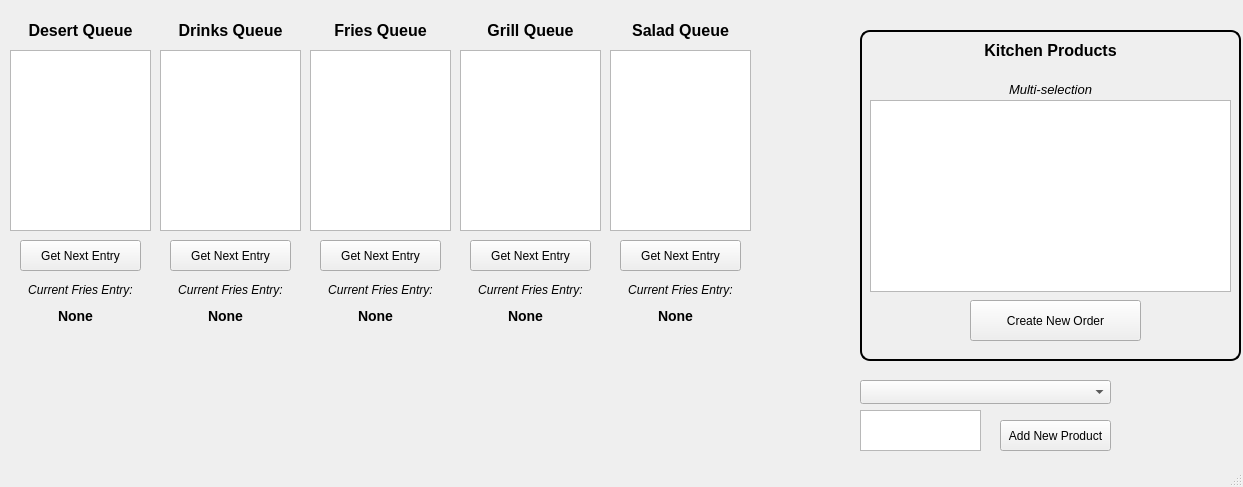
<?xml version="1.0" encoding="UTF-8"?>
<ui version="4.0">
 <class>MainWindow</class>
 <widget class="QMainWindow" name="MainWindow">
  <property name="windowModality">
   <enum>Qt::NonModal</enum>
  </property>
  <property name="geometry">
   <rect>
    <x>0</x>
    <y>0</y>
    <width>1243</width>
    <height>487</height>
   </rect>
  </property>
  <property name="windowTitle">
   <string>MainWindow</string>
  </property>
  <widget class="QWidget" name="centralwidget">
   <widget class="QTableView" name="Tv_Products">
    <property name="geometry">
     <rect>
      <x>870</x>
      <y>100</y>
      <width>361</width>
      <height>192</height>
     </rect>
    </property>
    <property name="editTriggers">
     <set>QAbstractItemView::NoEditTriggers</set>
    </property>
    <property name="selectionMode">
     <enum>QAbstractItemView::MultiSelection</enum>
    </property>
    <property name="selectionBehavior">
     <enum>QAbstractItemView::SelectRows</enum>
    </property>
   </widget>
   <widget class="QLabel" name="label">
    <property name="geometry">
     <rect>
      <x>870</x>
      <y>30</y>
      <width>361</width>
      <height>41</height>
     </rect>
    </property>
    <property name="text">
     <string>&lt;html&gt;&lt;head/&gt;&lt;body&gt;&lt;p align=&quot;center&quot;&gt;&lt;span style=&quot; font-size:12pt; font-weight:700;&quot;&gt;Kitchen Products&lt;/span&gt;&lt;/p&gt;&lt;/body&gt;&lt;/html&gt;</string>
    </property>
   </widget>
   <widget class="QLabel" name="label_2">
    <property name="geometry">
     <rect>
      <x>870</x>
      <y>80</y>
      <width>361</width>
      <height>20</height>
     </rect>
    </property>
    <property name="text">
     <string>&lt;html&gt;&lt;head/&gt;&lt;body&gt;&lt;p align=&quot;center&quot;&gt;&lt;span style=&quot; font-size:10pt; font-style:italic;&quot;&gt;Multi-selection&lt;/span&gt;&lt;/p&gt;&lt;/body&gt;&lt;/html&gt;</string>
    </property>
   </widget>
   <widget class="QListView" name="Lv_FriesEntries">
    <property name="geometry">
     <rect>
      <x>310</x>
      <y>50</y>
      <width>141</width>
      <height>181</height>
     </rect>
    </property>
    <property name="font">
     <font>
      <pointsize>10</pointsize>
     </font>
    </property>
    <property name="styleSheet">
     <string notr="true">QListView::item {
    text-align: center;
}</string>
    </property>
    <property name="editTriggers">
     <set>QAbstractItemView::NoEditTriggers</set>
    </property>
    <property name="selectionMode">
     <enum>QAbstractItemView::NoSelection</enum>
    </property>
   </widget>
   <widget class="QLabel" name="label_3">
    <property name="geometry">
     <rect>
      <x>310</x>
      <y>10</y>
      <width>141</width>
      <height>41</height>
     </rect>
    </property>
    <property name="text">
     <string>&lt;html&gt;&lt;head/&gt;&lt;body&gt;&lt;p align=&quot;center&quot;&gt;&lt;span style=&quot; font-size:12pt; font-weight:700;&quot;&gt;Fries Queue&lt;/span&gt;&lt;/p&gt;&lt;/body&gt;&lt;/html&gt;</string>
    </property>
   </widget>
   <widget class="QPushButton" name="Bt_GetNextFriesEntry">
    <property name="geometry">
     <rect>
      <x>320</x>
      <y>240</y>
      <width>121</width>
      <height>31</height>
     </rect>
    </property>
    <property name="text">
     <string>Get Next Entry</string>
    </property>
   </widget>
   <widget class="QLabel" name="label_4">
    <property name="geometry">
     <rect>
      <x>320</x>
      <y>280</y>
      <width>121</width>
      <height>21</height>
     </rect>
    </property>
    <property name="text">
     <string>&lt;html&gt;&lt;head/&gt;&lt;body&gt;&lt;p align=&quot;center&quot;&gt;&lt;span style=&quot; font-style:italic;&quot;&gt;Current Fries Entry:&lt;/span&gt;&lt;/p&gt;&lt;/body&gt;&lt;/html&gt;</string>
    </property>
   </widget>
   <widget class="QLabel" name="La_CurrentFriesEntry">
    <property name="geometry">
     <rect>
      <x>320</x>
      <y>300</y>
      <width>111</width>
      <height>31</height>
     </rect>
    </property>
    <property name="styleSheet">
     <string notr="true">QLabel { font-weight: bold; font-size: 14px; text-align: center; alignment: center; }</string>
    </property>
    <property name="text">
     <string>None</string>
    </property>
    <property name="alignment">
     <set>Qt::AlignCenter</set>
    </property>
   </widget>
   <widget class="QFrame" name="frame">
    <property name="geometry">
     <rect>
      <x>860</x>
      <y>30</y>
      <width>381</width>
      <height>331</height>
     </rect>
    </property>
    <property name="styleSheet">
     <string notr="true">QFrame {
    border-width: 2px;      /* Define a largura da borda */
    border-style: solid;    /* Define o estilo da borda (pode ser solid, dashed, etc.) */
    border-color: black;    /* Define a cor da borda */
    border-radius: 10px;    /* Define o raio de arredondamento dos cantos, se desejado */
}
</string>
    </property>
    <property name="frameShape">
     <enum>QFrame::StyledPanel</enum>
    </property>
    <property name="frameShadow">
     <enum>QFrame::Raised</enum>
    </property>
   </widget>
   <widget class="QPushButton" name="Bt_NewOrder">
    <property name="geometry">
     <rect>
      <x>970</x>
      <y>300</y>
      <width>171</width>
      <height>41</height>
     </rect>
    </property>
    <property name="text">
     <string>Create New Order</string>
    </property>
   </widget>
   <widget class="QLabel" name="La_CurrentDesertEntry">
    <property name="geometry">
     <rect>
      <x>20</x>
      <y>300</y>
      <width>111</width>
      <height>31</height>
     </rect>
    </property>
    <property name="styleSheet">
     <string notr="true">QLabel { font-weight: bold; font-size: 14px; text-align: center; alignment: center; }</string>
    </property>
    <property name="text">
     <string>None</string>
    </property>
    <property name="alignment">
     <set>Qt::AlignCenter</set>
    </property>
   </widget>
   <widget class="QLabel" name="label_5">
    <property name="geometry">
     <rect>
      <x>10</x>
      <y>10</y>
      <width>141</width>
      <height>41</height>
     </rect>
    </property>
    <property name="text">
     <string>&lt;html&gt;&lt;head/&gt;&lt;body&gt;&lt;p align=&quot;center&quot;&gt;&lt;span style=&quot; font-size:12pt; font-weight:700;&quot;&gt;Desert Queue&lt;/span&gt;&lt;/p&gt;&lt;/body&gt;&lt;/html&gt;</string>
    </property>
   </widget>
   <widget class="QPushButton" name="Bt_GetNextDesertEntry">
    <property name="geometry">
     <rect>
      <x>20</x>
      <y>240</y>
      <width>121</width>
      <height>31</height>
     </rect>
    </property>
    <property name="text">
     <string>Get Next Entry</string>
    </property>
   </widget>
   <widget class="QListView" name="Lv_DesertEntries">
    <property name="geometry">
     <rect>
      <x>10</x>
      <y>50</y>
      <width>141</width>
      <height>181</height>
     </rect>
    </property>
    <property name="font">
     <font>
      <pointsize>10</pointsize>
     </font>
    </property>
    <property name="styleSheet">
     <string notr="true">QListView::item {
    text-align: center;
}</string>
    </property>
    <property name="editTriggers">
     <set>QAbstractItemView::NoEditTriggers</set>
    </property>
    <property name="selectionMode">
     <enum>QAbstractItemView::NoSelection</enum>
    </property>
   </widget>
   <widget class="QLabel" name="label_6">
    <property name="geometry">
     <rect>
      <x>20</x>
      <y>280</y>
      <width>121</width>
      <height>21</height>
     </rect>
    </property>
    <property name="text">
     <string>&lt;html&gt;&lt;head/&gt;&lt;body&gt;&lt;p align=&quot;center&quot;&gt;&lt;span style=&quot; font-style:italic;&quot;&gt;Current Fries Entry:&lt;/span&gt;&lt;/p&gt;&lt;/body&gt;&lt;/html&gt;</string>
    </property>
   </widget>
   <widget class="QLabel" name="La_CurrentDrinksEntry">
    <property name="geometry">
     <rect>
      <x>170</x>
      <y>300</y>
      <width>111</width>
      <height>31</height>
     </rect>
    </property>
    <property name="styleSheet">
     <string notr="true">QLabel { font-weight: bold; font-size: 14px; text-align: center; alignment: center; }</string>
    </property>
    <property name="text">
     <string>None</string>
    </property>
    <property name="alignment">
     <set>Qt::AlignCenter</set>
    </property>
   </widget>
   <widget class="QListView" name="Lv_DrinksEntries">
    <property name="geometry">
     <rect>
      <x>160</x>
      <y>50</y>
      <width>141</width>
      <height>181</height>
     </rect>
    </property>
    <property name="font">
     <font>
      <pointsize>10</pointsize>
     </font>
    </property>
    <property name="styleSheet">
     <string notr="true">QListView::item {
    text-align: center;
}</string>
    </property>
    <property name="editTriggers">
     <set>QAbstractItemView::NoEditTriggers</set>
    </property>
    <property name="selectionMode">
     <enum>QAbstractItemView::NoSelection</enum>
    </property>
   </widget>
   <widget class="QPushButton" name="Bt_GetNextDriknsEntry">
    <property name="geometry">
     <rect>
      <x>170</x>
      <y>240</y>
      <width>121</width>
      <height>31</height>
     </rect>
    </property>
    <property name="text">
     <string>Get Next Entry</string>
    </property>
   </widget>
   <widget class="QLabel" name="label_7">
    <property name="geometry">
     <rect>
      <x>170</x>
      <y>280</y>
      <width>121</width>
      <height>21</height>
     </rect>
    </property>
    <property name="text">
     <string>&lt;html&gt;&lt;head/&gt;&lt;body&gt;&lt;p align=&quot;center&quot;&gt;&lt;span style=&quot; font-style:italic;&quot;&gt;Current Fries Entry:&lt;/span&gt;&lt;/p&gt;&lt;/body&gt;&lt;/html&gt;</string>
    </property>
   </widget>
   <widget class="QLabel" name="label_8">
    <property name="geometry">
     <rect>
      <x>160</x>
      <y>10</y>
      <width>141</width>
      <height>41</height>
     </rect>
    </property>
    <property name="text">
     <string>&lt;html&gt;&lt;head/&gt;&lt;body&gt;&lt;p align=&quot;center&quot;&gt;&lt;span style=&quot; font-size:12pt; font-weight:700;&quot;&gt;Drinks Queue&lt;/span&gt;&lt;/p&gt;&lt;/body&gt;&lt;/html&gt;</string>
    </property>
   </widget>
   <widget class="QListView" name="Lv_SaladEntries">
    <property name="geometry">
     <rect>
      <x>610</x>
      <y>50</y>
      <width>141</width>
      <height>181</height>
     </rect>
    </property>
    <property name="font">
     <font>
      <pointsize>10</pointsize>
     </font>
    </property>
    <property name="styleSheet">
     <string notr="true">QListView::item {
    text-align: center;
}</string>
    </property>
    <property name="editTriggers">
     <set>QAbstractItemView::NoEditTriggers</set>
    </property>
    <property name="selectionMode">
     <enum>QAbstractItemView::NoSelection</enum>
    </property>
   </widget>
   <widget class="QPushButton" name="Bt_GetNextSaladEntry">
    <property name="geometry">
     <rect>
      <x>620</x>
      <y>240</y>
      <width>121</width>
      <height>31</height>
     </rect>
    </property>
    <property name="text">
     <string>Get Next Entry</string>
    </property>
   </widget>
   <widget class="QLabel" name="La_CurrentSaladEntry">
    <property name="geometry">
     <rect>
      <x>620</x>
      <y>300</y>
      <width>111</width>
      <height>31</height>
     </rect>
    </property>
    <property name="styleSheet">
     <string notr="true">QLabel { font-weight: bold; font-size: 14px; text-align: center; alignment: center; }</string>
    </property>
    <property name="text">
     <string>None</string>
    </property>
    <property name="alignment">
     <set>Qt::AlignCenter</set>
    </property>
   </widget>
   <widget class="QLabel" name="label_9">
    <property name="geometry">
     <rect>
      <x>620</x>
      <y>280</y>
      <width>121</width>
      <height>21</height>
     </rect>
    </property>
    <property name="text">
     <string>&lt;html&gt;&lt;head/&gt;&lt;body&gt;&lt;p align=&quot;center&quot;&gt;&lt;span style=&quot; font-style:italic;&quot;&gt;Current Fries Entry:&lt;/span&gt;&lt;/p&gt;&lt;/body&gt;&lt;/html&gt;</string>
    </property>
   </widget>
   <widget class="QLabel" name="label_10">
    <property name="geometry">
     <rect>
      <x>610</x>
      <y>10</y>
      <width>141</width>
      <height>41</height>
     </rect>
    </property>
    <property name="text">
     <string>&lt;html&gt;&lt;head/&gt;&lt;body&gt;&lt;p align=&quot;center&quot;&gt;&lt;span style=&quot; font-size:12pt; font-weight:700;&quot;&gt;Salad Queue&lt;/span&gt;&lt;/p&gt;&lt;/body&gt;&lt;/html&gt;</string>
    </property>
   </widget>
   <widget class="QLabel" name="label_11">
    <property name="geometry">
     <rect>
      <x>470</x>
      <y>280</y>
      <width>121</width>
      <height>21</height>
     </rect>
    </property>
    <property name="text">
     <string>&lt;html&gt;&lt;head/&gt;&lt;body&gt;&lt;p align=&quot;center&quot;&gt;&lt;span style=&quot; font-style:italic;&quot;&gt;Current Fries Entry:&lt;/span&gt;&lt;/p&gt;&lt;/body&gt;&lt;/html&gt;</string>
    </property>
   </widget>
   <widget class="QListView" name="Lv_GrillEntries">
    <property name="geometry">
     <rect>
      <x>460</x>
      <y>50</y>
      <width>141</width>
      <height>181</height>
     </rect>
    </property>
    <property name="font">
     <font>
      <pointsize>10</pointsize>
     </font>
    </property>
    <property name="styleSheet">
     <string notr="true">QListView::item {
    text-align: center;
}</string>
    </property>
    <property name="editTriggers">
     <set>QAbstractItemView::NoEditTriggers</set>
    </property>
    <property name="selectionMode">
     <enum>QAbstractItemView::NoSelection</enum>
    </property>
   </widget>
   <widget class="QLabel" name="La_CurrentGrillEntry">
    <property name="geometry">
     <rect>
      <x>470</x>
      <y>300</y>
      <width>111</width>
      <height>31</height>
     </rect>
    </property>
    <property name="styleSheet">
     <string notr="true">QLabel { font-weight: bold; font-size: 14px; text-align: center; alignment: center; }</string>
    </property>
    <property name="text">
     <string>None</string>
    </property>
    <property name="alignment">
     <set>Qt::AlignCenter</set>
    </property>
   </widget>
   <widget class="QLabel" name="label_12">
    <property name="geometry">
     <rect>
      <x>460</x>
      <y>10</y>
      <width>141</width>
      <height>41</height>
     </rect>
    </property>
    <property name="text">
     <string>&lt;html&gt;&lt;head/&gt;&lt;body&gt;&lt;p align=&quot;center&quot;&gt;&lt;span style=&quot; font-size:12pt; font-weight:700;&quot;&gt;Grill Queue&lt;/span&gt;&lt;/p&gt;&lt;/body&gt;&lt;/html&gt;</string>
    </property>
   </widget>
   <widget class="QPushButton" name="Bt_GetNextGrillEntry">
    <property name="geometry">
     <rect>
      <x>470</x>
      <y>240</y>
      <width>121</width>
      <height>31</height>
     </rect>
    </property>
    <property name="text">
     <string>Get Next Entry</string>
    </property>
   </widget>
   <widget class="QComboBox" name="Cb_NewProductArea">
    <property name="geometry">
     <rect>
      <x>860</x>
      <y>380</y>
      <width>251</width>
      <height>24</height>
     </rect>
    </property>
   </widget>
   <widget class="QTextEdit" name="Te_NewProductName">
    <property name="geometry">
     <rect>
      <x>860</x>
      <y>410</y>
      <width>121</width>
      <height>41</height>
     </rect>
    </property>
    <property name="toolTip">
     <string>&lt;html&gt;&lt;head/&gt;&lt;body&gt;&lt;p&gt;New Product Name&lt;/p&gt;&lt;/body&gt;&lt;/html&gt;</string>
    </property>
   </widget>
   <widget class="QPushButton" name="Bt_AddNewProduct">
    <property name="geometry">
     <rect>
      <x>1000</x>
      <y>420</y>
      <width>111</width>
      <height>31</height>
     </rect>
    </property>
    <property name="text">
     <string>Add New Product</string>
    </property>
   </widget>
   <zorder>frame</zorder>
   <zorder>Tv_Products</zorder>
   <zorder>label</zorder>
   <zorder>label_2</zorder>
   <zorder>Lv_FriesEntries</zorder>
   <zorder>label_3</zorder>
   <zorder>Bt_GetNextFriesEntry</zorder>
   <zorder>label_4</zorder>
   <zorder>La_CurrentFriesEntry</zorder>
   <zorder>Bt_NewOrder</zorder>
   <zorder>La_CurrentDesertEntry</zorder>
   <zorder>label_5</zorder>
   <zorder>Bt_GetNextDesertEntry</zorder>
   <zorder>Lv_DesertEntries</zorder>
   <zorder>label_6</zorder>
   <zorder>La_CurrentDrinksEntry</zorder>
   <zorder>Lv_DrinksEntries</zorder>
   <zorder>Bt_GetNextDriknsEntry</zorder>
   <zorder>label_7</zorder>
   <zorder>label_8</zorder>
   <zorder>Lv_SaladEntries</zorder>
   <zorder>Bt_GetNextSaladEntry</zorder>
   <zorder>La_CurrentSaladEntry</zorder>
   <zorder>label_9</zorder>
   <zorder>label_10</zorder>
   <zorder>label_11</zorder>
   <zorder>Lv_GrillEntries</zorder>
   <zorder>La_CurrentGrillEntry</zorder>
   <zorder>label_12</zorder>
   <zorder>Bt_GetNextGrillEntry</zorder>
   <zorder>Cb_NewProductArea</zorder>
   <zorder>Te_NewProductName</zorder>
   <zorder>Bt_AddNewProduct</zorder>
  </widget>
  <widget class="QStatusBar" name="statusbar"/>
 </widget>
 <resources/>
 <connections/>
</ui>
